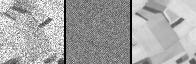
#> input picture experiments/eurosat_smoketest/dgxa_home_2026-07-14-14-19-49/val_images/AnnualCrop_1373.jpg, 196 x 64 px
$ python -i structure_tensor.py   (imports and definitions only)
#> lines starting #> are read from the running program, lines starting #| are printed output that depends on the picture
#> further down, picture is the input picture: shape (64, 196); min 0, max 255, mean 164.7
"""
structdiff/utils/structure_tensor.py
=====================================
A3: Structure Tensor — pure-NumPy computation utility.

Computes the 2×2 structure tensor J = Kσ * (∇I ⊗ ∇I) for a 2-D image,
returning the three unique components (J11, J12, J22) stacked as a
float32 array of shape [3, H, W].

This module has no PyTorch dependency and is designed to run in
DataLoader worker processes (CPU) at dataset time.  It is fully
unit-testable in isolation.

Pipeline
--------
1. Pre-smooth I with Gaussian(ρ)   — suppresses speckle before differentiation
2. Compute Scharr gradients Ix, Iy  — numerically accurate finite differences
3. Form outer products P11, P12, P22
4. Integrate with Gaussian(σ)       — neighbourhood averaging
5. Stack and per-channel normalise  → [3, H, W] float32 in [-1, 1]

Default scales:  ρ = 1.0 pixel,  σ = 5.0 pixels.
These are ablation parameters; pass custom values via ``compute_structure_tensor``.
"""

from __future__ import annotations

from typing import Tuple

import numpy as np
from scipy.ndimage import gaussian_filter


# ---------------------------------------------------------------------------
# Scharr kernel (more isotropic than Sobel for SAR)
# Applied as separable 1-D convolutions via scipy.
# ---------------------------------------------------------------------------

_SCHARR_X: np.ndarray = np.array(
    [[-3, 0, 3],
     [-10, 0, 10],
     [-3, 0, 3]], dtype=np.float32
) / 32.0

_SCHARR_Y: np.ndarray = _SCHARR_X.T.copy()


def _scharr_gradients(image: np.ndarray) -> Tuple[np.ndarray, np.ndarray]:
    """Return (Ix, Iy) via Scharr finite-difference filters.

    Parameters
    ----------
    image:
        2-D float32 array, shape [H, W].

    Returns
    -------
    Ix, Iy:
        Gradient arrays, each shape [H, W], float32.
    """
    from scipy.ndimage import convolve
    Ix = convolve(image, _SCHARR_X, mode="reflect").astype(np.float32)
    Iy = convolve(image, _SCHARR_Y, mode="reflect").astype(np.float32)
    return Ix, Iy


def _normalise_channel(arr: np.ndarray, eps: float = 1e-8) -> np.ndarray:
    """Normalise a 2-D array to [-1, 1] by its absolute maximum.

    If the array is all-zero (flat region), returns zeros.

    Parameters
    ----------
    arr:
        2-D float32 array.
    eps:
        Minimum denominator to avoid division by zero.

    Returns
    -------
    np.ndarray
        Normalised array in [-1, 1], same shape, float32.
    """
    abs_max = np.abs(arr).max()
    if abs_max < eps:
        return np.zeros_like(arr)
    return (arr / abs_max).astype(np.float32)


def compute_structure_tensor(
    image: np.ndarray,
    rho: float = 1.0,
    sigma: float = 5.0,
    normalise: bool = True,
) -> np.ndarray:
    """Compute the structure tensor of a 2-D image.

    Parameters
    ----------
    image:
        2-D float32 array of shape [H, W].  Expected range [0, 1] (amplitude
        image before [-1,1] normalisation).  Single-channel; do NOT pass
        [C, H, W] — squeeze first.
    rho:
        Pre-smoothing Gaussian std (pixels) applied before differentiation.
        Suppresses speckle.  Default 1.0.
    sigma:
        Integration Gaussian std (pixels) applied to outer-product components.
        Controls the neighbourhood size.  Default 5.0.
    normalise:
        If True (default), normalise each of J11, J12, J22 independently
        to [-1, 1] by its absolute maximum.  Keeps values in a consistent
        range regardless of image contrast.

    Returns
    -------
    np.ndarray
        Shape [3, H, W], dtype float32.
        Channel 0: J11  (horizontal gradient energy)
        Channel 1: J12  (cross-term / orientation coupling)
        Channel 2: J22  (vertical gradient energy)

    Raises
    ------
    ValueError
        If ``image`` is not 2-D or not float32-compatible.

    Examples
    --------
    >>> img = np.random.rand(256, 256).astype(np.float32)
    >>> J = compute_structure_tensor(img)
    >>> J.shape
    (3, 256, 256)
    >>> J.dtype
    dtype('float32')
    >>> np.all(J >= -1.0) and np.all(J <= 1.0)
    True
    """
#> called with rho = 1, sigma = 5, normalise = True
    image = np.asarray(image, dtype=np.float32)
    if image.ndim != 2:
        raise ValueError(
            f"image must be 2-D [H, W], got shape {image.shape}. "
            "Squeeze the channel dimension before calling."
        )

    # ------------------------------------------------------------------
    # Step 1: Pre-smoothing (speckle suppression before differentiation)
    # ------------------------------------------------------------------
    if rho > 0.0:
        smoothed = gaussian_filter(image, sigma=rho, mode="reflect").astype(np.float32)
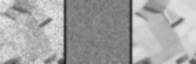
#> smoothed: shape (64, 196) float32; min 33.95, max 237.5, mean 164.7
    else:
        smoothed = image

    # ------------------------------------------------------------------
    # Step 2: Scharr gradients
    # ------------------------------------------------------------------
    Ix, Iy = _scharr_gradients(smoothed)

    # ------------------------------------------------------------------
    # Step 3: Outer-product components
    # ------------------------------------------------------------------
    P11: np.ndarray = Ix * Ix   # [H, W]
    P12: np.ndarray = Ix * Iy   # [H, W]
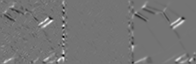
#> P12: shape (64, 196) float32; min -644, max 764.9, mean 5.1; drawn with min black and max white
    P22: np.ndarray = Iy * Iy   # [H, W]
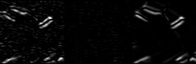
#> P22: shape (64, 196) float32; min 4.11e-08, max 1189.4, mean 36.9; drawn with min black and max white

    # ------------------------------------------------------------------
    # Step 4: Integration smoothing (neighbourhood averaging)
    # ------------------------------------------------------------------
    J11 = gaussian_filter(P11, sigma=sigma, mode="reflect").astype(np.float32)
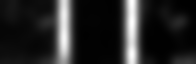
#> J11: shape (64, 196) float32; min 0.646, max 714.9, mean 110.6; drawn with min black and max white
    J12 = gaussian_filter(P12, sigma=sigma, mode="reflect").astype(np.float32)
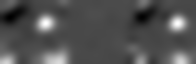
#> J12: shape (64, 196) float32; min -45.67, max 112.1, mean 5.1; drawn with min black and max white
    J22 = gaussian_filter(P22, sigma=sigma, mode="reflect").astype(np.float32)
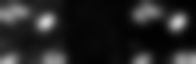
#> J22: shape (64, 196) float32; min 1.24, max 209.5, mean 36.9

    # ------------------------------------------------------------------
    # Step 5: Normalise and stack → [3, H, W]
    # ------------------------------------------------------------------
    if normalise:
        J11 = _normalise_channel(J11)
#> in _normalise_channel, `abs_max = np.abs(arr).max()`: abs_max = 714.9
        J12 = _normalise_channel(J12)
        J22 = _normalise_channel(J22)
#> call 3 of _normalise_channel, with eps = 1e-08
#> in _normalise_channel (call 3), `abs_max = np.abs(arr).max()`: abs_max = 209.5
#> in _normalise_channel (call 3), `return (arr / abs_max).astype(np.float32)`:
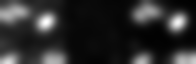
#> returned value: shape (64, 196) float32; min 0.00592, max 1, mean 0.176

    return np.stack([J11, J12, J22], axis=0)  # [3, H, W]


# ---------------------------------------------------------------------------
# Derived features (optional, for analysis / ablation)
# ---------------------------------------------------------------------------

# [51 lines left out: function structure_tensor_features, not called in this run]

>>> import cv2
>>> picture = cv2.imread('../../experiments/eurosat_smoketest/dgxa_home_2026-07-14-14-19-49/val_images/AnnualCrop_1373.jpg', cv2.IMREAD_GRAYSCALE)
>>> result = compute_structure_tensor(picture)
